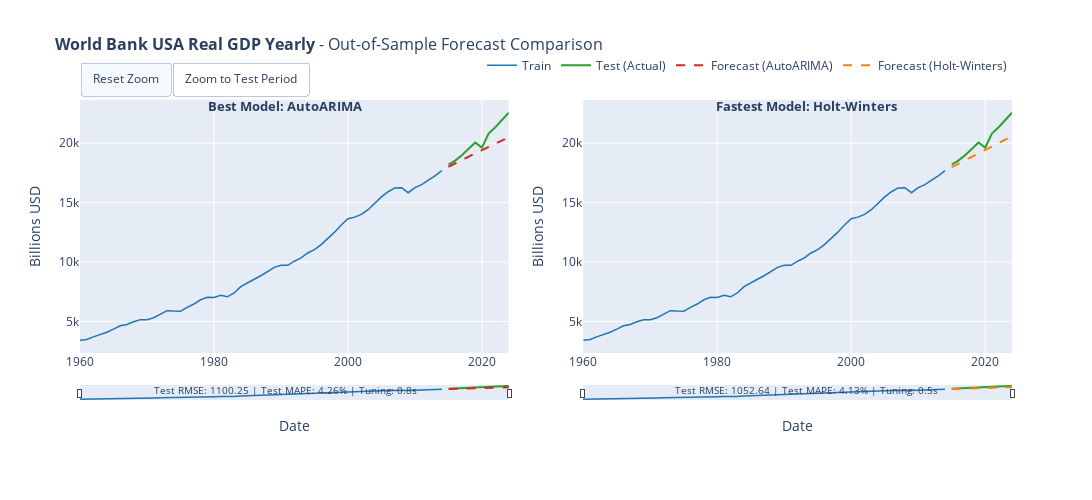

The notebook cell this image was saved under:
### Code cell
# 10. Interactive Visualization (Plotly)
#
# Interactive forecast comparison with zoom, pan, and hover capabilities.

def create_interactive_forecast_plot(train_series, test_series, predictions_dict, dataset_name, target_column=None, value_unit=None):
    """
    Create interactive forecast comparison plot using Plotly.
    
    Args:
        train_series: Training TimeSeries
        test_series: Test TimeSeries (actual values)
        predictions_dict: Dictionary with 'best_rmse' and 'fastest' predictions
        dataset_name: Name for the plot title
        target_column: Name of the target variable
        value_unit: Unit label for the y-axis (e.g., 'Billions USD')
    
    Returns:
        Plotly Figure object
    """
    n_plots = len([k for k in ['best_rmse', 'fastest'] if predictions_dict.get(k)])
    if n_plots == 0:
        return None
    
    same_model = predictions_dict.get('best_rmse', {}).get('model') == predictions_dict.get('fastest', {}).get('model')
    if same_model:
        n_plots = 1
    
    fig = make_subplots(rows=1, cols=n_plots, horizontal_spacing=0.08)
    
    colors = {'train': '#1f77b4', 'test': '#2ca02c', 'pred1': '#d62728', 'pred2': '#ff7f0e'}
    
    # Determine y-axis label
    y_label = value_unit if value_unit else (target_column if target_column else 'Value')
    
    def add_traces(pred_key, col, show_legend=True, show_forecast_legend_only=False):
        if pred_key not in predictions_dict:
            return
        pred_info = predictions_dict[pred_key]
        pred = pred_info['prediction']
        
        fig.add_trace(go.Scatter(
            x=train_series.time_index, y=train_series.values().flatten(),
            mode='lines', name='Train', line=dict(color=colors['train'], width=1.5),
            showlegend=show_legend and not show_forecast_legend_only, 
            hovertemplate='<b>Train</b><br>Date: %{x}<br>Value: %{y:.2f}<extra></extra>'
        ), row=1, col=col)
        
        fig.add_trace(go.Scatter(
            x=test_series.time_index, y=test_series.values().flatten(),
            mode='lines', name='Test (Actual)', line=dict(color=colors['test'], width=2),
            showlegend=show_legend and not show_forecast_legend_only, 
            hovertemplate='<b>Actual</b><br>Date: %{x}<br>Value: %{y:.2f}<extra></extra>'
        ), row=1, col=col)
        
        pred_color = colors['pred1'] if col == 1 else colors['pred2']
        fig.add_trace(go.Scatter(
            x=pred.time_index, y=pred.values().flatten(),
            mode='lines', name=f'Forecast ({pred_info["model"]})', 
            line=dict(color=pred_color, width=2, dash='dash'),
            showlegend=show_legend, 
            hovertemplate=f'<b>{pred_info["model"]}</b><br>Date: %{{x}}<br>Pred: %{{y:.2f}}<extra></extra>'
        ), row=1, col=col)
    
    if 'best_rmse' in predictions_dict:
        add_traces('best_rmse', 1, show_legend=True)
    if not same_model and 'fastest' in predictions_dict:
        add_traces('fastest', 2, show_legend=True, show_forecast_legend_only=True)
    
    fig.update_layout(
        title=dict(text=f'<b>{dataset_name}</b> - Out-of-Sample Forecast Comparison', font=dict(size=16)),
        width=1700, height=500, hovermode='x unified',
        legend=dict(orientation='h', yanchor='bottom', y=1.08, xanchor='right', x=1),
        xaxis=dict(rangeslider=dict(visible=True, thickness=0.05), type='date', title='Date'),
        yaxis=dict(title=y_label)
    )
    
    if n_plots == 2:
        fig.update_xaxes(rangeslider=dict(visible=True, thickness=0.05), type='date', title='Date', row=1, col=2)
        fig.update_yaxes(title=y_label, row=1, col=2)
    
    annotations = []
    if 'best_rmse' in predictions_dict:
        info = predictions_dict['best_rmse']
        annotations.append(dict(
            x=0.22 if n_plots == 2 else 0.5, y=1.02, xref='paper', yref='paper',
            text=f"<b>Best Model: {info['model']}</b>", showarrow=False, font=dict(size=13), xanchor='center'
        ))
        annotations.append(dict(
            x=0.22 if n_plots == 2 else 0.5, y=-0.18, xref='paper', yref='paper',
            text=f"Test RMSE: {info['rmse']:.2f} | Test MAPE: {info['mape']:.2f}% | Tuning: {info['tuning_time']:.1f}s",
            showarrow=False, font=dict(size=10), xanchor='center'
        ))
    if not same_model and 'fastest' in predictions_dict:
        info = predictions_dict['fastest']
        annotations.append(dict(
            x=0.78, y=1.02, xref='paper', yref='paper',
            text=f"<b>Fastest Model: {info['model']}</b>", showarrow=False, font=dict(size=13), xanchor='center'
        ))
        annotations.append(dict(
            x=0.78, y=-0.18, xref='paper', yref='paper',
            text=f"Test RMSE: {info['rmse']:.2f} | Test MAPE: {info['mape']:.2f}% | Tuning: {info['tuning_time']:.1f}s",
            showarrow=False, font=dict(size=10), xanchor='center'
        ))
    
    fig.update_layout(
        annotations=annotations, margin=dict(b=100),
        updatemenus=[dict(
            type="buttons", direction="left", x=0.0, xanchor="left", y=1.15, yanchor="top",
            buttons=[
                dict(args=[{"xaxis.autorange": True, "xaxis2.autorange": True}], label="Reset Zoom", method="relayout"),
                dict(args=[{"xaxis.range": [test_series.start_time(), test_series.end_time()],
                           "xaxis2.range": [test_series.start_time(), test_series.end_time()]}], 
                     label="Zoom to Test Period", method="relayout")
            ]
        )]
    )
    return fig

if 'final_predictions' in dir() and final_predictions:
    fig = create_interactive_forecast_plot(
        train, test, final_predictions, DATASET_CONFIG['name'], 
        target_column=DATASET_CONFIG['target_column'],
        value_unit=DATASET_CONFIG.get('value_unit')
    )
    if fig:
        fig.show()

### Figure 1 — Plotly figure (JSON) as saved in the notebook; plotly's stock layout.template omitted (floating-point values rounded to 4 significant figures)
{"data": [{"hovertemplate": "<b>Train</b><br>Date: %{x}<br>Value: %{y:.2f}<extra></extra>", "line": {"color": "#1f77b4", "width": 1.5}, "mode": "lines", "name": "Train", "showlegend": true, "type": "scatter", "x": ["1960-01-01T00:00:00.000000000", "1961-01-01T00:00:00.000000000", "1962-01-01T00:00:00.000000000", "1963-01-01T00:00:00.000000000", "1964-01-01T00:00:00.000000000", "1965-01-01T00:00:00.000000000", "1966-01-01T00:00:00.000000000", "1967-01-01T00:00:00.000000000", "1968-01-01T00:00:00.000000000", "1969-01-01T00:00:00.000000000", "1970-01-01T00:00:00.000000000", "1971-01-01T00:00:00.000000000", "1972-01-01T00:00:00.000000000", "1973-01-01T00:00:00.000000000", "1974-01-01T00:00:00.000000000", "1975-01-01T00:00:00.000000000", "1976-01-01T00:00:00.000000000", "1977-01-01T00:00:00.000000000", "1978-01-01T00:00:00.000000000", "1979-01-01T00:00:00.000000000", "1980-01-01T00:00:00.000000000", "1981-01-01T00:00:00.000000000", "1982-01-01T00:00:00.000000000", "1983-01-01T00:00:00.000000000", "1984-01-01T00:00:00.000000000", "1985-01-01T00:00:00.000000000", "1986-01-01T00:00:00.000000000", "1987-01-01T00:00:00.000000000", "1988-01-01T00:00:00.000000000", "1989-01-01T00:00:00.000000000", "1990-01-01T00:00:00.000000000", "1991-01-01T00:00:00.000000000", "1992-01-01T00:00:00.000000000", "1993-01-01T00:00:00.000000000", "1994-01-01T00:00:00.000000000", "1995-01-01T00:00:00.000000000", "1996-01-01T00:00:00.000000000", "1997-01-01T00:00:00.000000000", "1998-01-01T00:00:00.000000000", "1999-01-01T00:00:00.000000000", "2000-01-01T00:00:00.000000000", "2001-01-01T00:00:00.000000000", "2002-01-01T00:00:00.000000000", "2003-01-01T00:00:00.000000000", "2004-01-01T00:00:00.000000000", "2005-01-01T00:00:00.000000000", "2006-01-01T00:00:00.000000000", "2007-01-01T00:00:00.000000000", "2008-01-01T00:00:00.000000000", "2009-01-01T00:00:00.000000000", "2010-01-01T00:00:00.000000000", "2011-01-01T00:00:00.000000000", "2012-01-01T00:00:00.000000000", "2013-01-01T00:00:00.000000000", "2014-01-01T00:00:00.000000000"], "xaxis": "x", "y": [3415.0, 3493.0, 3706.0, 3869.0, 4094.0, 4356.0, 4639.0, 4755.0, 4983.0, 5137.0, 5149.0, 5318.0, 5598.0, 5914.0, 5882.0, 5870.0, 6186.0, 6472.0, 6830.0, 7046.0, 7028.0, 7207.0, 7077.0, 7401.0, 7937.0, 8267.0, 8554.0, 8849.0, 9219.0, 9557.0, 9738.0, 9727.0, 10070.0, 10350.0, 10760.0, 11050.0, 11470.0, 11980.0, 12520.0, 13120.0, 13650.0, 13780.0, 14020.0, 14410.0, 14960.0, 15480.0, 15910.0, 16230.0, 16250.0, 15830.0, 16260.0, 16510.0, 16890.0, 17250.0, 17690.0], "yaxis": "y"}, {"hovertemplate": "<b>Actual</b><br>Date: %{x}<br>Value: %{y:.2f}<extra></extra>", "line": {"color": "#2ca02c", "width": 2}, "mode": "lines", "name": "Test (Actual)", "showlegend": true, "type": "scatter", "x": ["2015-01-01T00:00:00.000000000", "2016-01-01T00:00:00.000000000", "2017-01-01T00:00:00.000000000", "2018-01-01T00:00:00.000000000", "2019-01-01T00:00:00.000000000", "2020-01-01T00:00:00.000000000", "2021-01-01T00:00:00.000000000", "2022-01-01T00:00:00.000000000", "2023-01-01T00:00:00.000000000", "2024-01-01T00:00:00.000000000"], "xaxis": "x", "y": [18210.0, 18540.0, 18990.0, 19560.0, 20060.0, 19630.0, 20820.0, 21340.0, 21960.0, 22570.0], "yaxis": "y"}, {"hovertemplate": "<b>AutoARIMA</b><br>Date: %{x}<br>Pred: %{y:.2f}<extra></extra>", "line": {"color": "#d62728", "dash": "dash", "width": 2}, "mode": "lines", "name": "Forecast (AutoARIMA)", "showlegend": true, "type": "scatter", "x": ["2015-01-01T00:00:00.000000000", "2016-01-01T00:00:00.000000000", "2017-01-01T00:00:00.000000000", "2018-01-01T00:00:00.000000000", "2019-01-01T00:00:00.000000000", "2020-01-01T00:00:00.000000000", "2021-01-01T00:00:00.000000000", "2022-01-01T00:00:00.000000000", "2023-01-01T00:00:00.000000000", "2024-01-01T00:00:00.000000000"], "xaxis": "x", "y": [18020.0, 18310.0, 18590.0, 18870.0, 19140.0, 19410.0, 19680.0, 19950.0, 20230.0, 20500.0], "yaxis": "y"}, {"hovertemplate": "<b>Train</b><br>Date: %{x}<br>Value: %{y:.2f}<extra></extra>", "line": {"color": "#1f77b4", "width": 1.5}, "mode": "lines", "name": "Train", "showlegend": false, "type": "scatter", "x": ["1960-01-01T00:00:00.000000000", "1961-01-01T00:00:00.000000000", "1962-01-01T00:00:00.000000000", "1963-01-01T00:00:00.000000000", "1964-01-01T00:00:00.000000000", "1965-01-01T00:00:00.000000000", "1966-01-01T00:00:00.000000000", "1967-01-01T00:00:00.000000000", "1968-01-01T00:00:00.000000000", "1969-01-01T00:00:00.000000000", "1970-01-01T00:00:00.000000000", "1971-01-01T00:00:00.000000000", "1972-01-01T00:00:00.000000000", "1973-01-01T00:00:00.000000000", "1974-01-01T00:00:00.000000000", "1975-01-01T00:00:00.000000000", "1976-01-01T00:00:00.000000000", "1977-01-01T00:00:00.000000000", "1978-01-01T00:00:00.000000000", "1979-01-01T00:00:00.000000000", "1980-01-01T00:00:00.000000000", "1981-01-01T00:00:00.000000000", "1982-01-01T00:00:00.000000000", "1983-01-01T00:00:00.000000000", "1984-01-01T00:00:00.000000000", "1985-01-01T00:00:00.000000000", "1986-01-01T00:00:00.000000000", "1987-01-01T00:00:00.000000000", "1988-01-01T00:00:00.000000000", "1989-01-01T00:00:00.000000000", "1990-01-01T00:00:00.000000000", "1991-01-01T00:00:00.000000000", "1992-01-01T00:00:00.000000000", "1993-01-01T00:00:00.000000000", "1994-01-01T00:00:00.000000000", "1995-01-01T00:00:00.000000000", "1996-01-01T00:00:00.000000000", "1997-01-01T00:00:00.000000000", "1998-01-01T00:00:00.000000000", "1999-01-01T00:00:00.000000000", "2000-01-01T00:00:00.000000000", "2001-01-01T00:00:00.000000000", "2002-01-01T00:00:00.000000000", "2003-01-01T00:00:00.000000000", "2004-01-01T00:00:00.000000000", "2005-01-01T00:00:00.000000000", "2006-01-01T00:00:00.000000000", "2007-01-01T00:00:00.000000000", "2008-01-01T00:00:00.000000000", "2009-01-01T00:00:00.000000000", "2010-01-01T00:00:00.000000000", "2011-01-01T00:00:00.000000000", "2012-01-01T00:00:00.000000000", "2013-01-01T00:00:00.000000000", "2014-01-01T00:00:00.000000000"], "xaxis": "x2", "y": [3415.0, 3493.0, 3706.0, 3869.0, 4094.0, 4356.0, 4639.0, 4755.0, 4983.0, 5137.0, 5149.0, 5318.0, 5598.0, 5914.0, 5882.0, 5870.0, 6186.0, 6472.0, 6830.0, 7046.0, 7028.0, 7207.0, 7077.0, 7401.0, 7937.0, 8267.0, 8554.0, 8849.0, 9219.0, 9557.0, 9738.0, 9727.0, 10070.0, 10350.0, 10760.0, 11050.0, 11470.0, 11980.0, 12520.0, 13120.0, 13650.0, 13780.0, 14020.0, 14410.0, 14960.0, 15480.0, 15910.0, 16230.0, 16250.0, 15830.0, 16260.0, 16510.0, 16890.0, 17250.0, 17690.0], "yaxis": "y2"}, {"hovertemplate": "<b>Actual</b><br>Date: %{x}<br>Value: %{y:.2f}<extra></extra>", "line": {"color": "#2ca02c", "width": 2}, "mode": "lines", "name": "Test (Actual)", "showlegend": false, "type": "scatter", "x": ["2015-01-01T00:00:00.000000000", "2016-01-01T00:00:00.000000000", "2017-01-01T00:00:00.000000000", "2018-01-01T00:00:00.000000000", "2019-01-01T00:00:00.000000000", "2020-01-01T00:00:00.000000000", "2021-01-01T00:00:00.000000000", "2022-01-01T00:00:00.000000000", "2023-01-01T00:00:00.000000000", "2024-01-01T00:00:00.000000000"], "xaxis": "x2", "y": [18210.0, 18540.0, 18990.0, 19560.0, 20060.0, 19630.0, 20820.0, 21340.0, 21960.0, 22570.0], "yaxis": "y2"}, {"hovertemplate": "<b>Holt-Winters</b><br>Date: %{x}<br>Pred: %{y:.2f}<extra></extra>", "line": {"color": "#ff7f0e", "dash": "dash", "width": 2}, "mode": "lines", "name": "Forecast (Holt-Winters)", "showlegend": true, "type": "scatter", "x": ["2015-01-01T00:00:00.000000000", "2016-01-01T00:00:00.000000000", "2017-01-01T00:00:00.000000000", "2018-01-01T00:00:00.000000000", "2019-01-01T00:00:00.000000000", "2020-01-01T00:00:00.000000000", "2021-01-01T00:00:00.000000000", "2022-01-01T00:00:00.000000000", "2023-01-01T00:00:00.000000000", "2024-01-01T00:00:00.000000000"], "xaxis": "x2", "y": [17980.0, 18280.0, 18570.0, 18870.0, 19160.0, 19450.0, 19740.0, 20030.0, 20310.0, 20600.0], "yaxis": "y2"}], "layout": {"annotations": [{"font": {"size": 13}, "showarrow": false, "text": "<b>Best Model: AutoARIMA</b>", "x": 0.22, "xanchor": "center", "xref": "paper", "y": 1.02, "yref": "paper"}, {"font": {"size": 10}, "showarrow": false, "text": "Test RMSE: 1100.25 | Test MAPE: 4.26% | Tuning: 0.8s", "x": 0.22, "xanchor": "center", "xref": "paper", "y": -0.18, "yref": "paper"}, {"font": {"size": 13}, "showarrow": false, "text": "<b>Fastest Model: Holt-Winters</b>", "x": 0.78, "xanchor": "center", "xref": "paper", "y": 1.02, "yref": "paper"}, {"font": {"size": 10}, "showarrow": false, "text": "Test RMSE: 1052.64 | Test MAPE: 4.13% | Tuning: 0.5s", "x": 0.78, "xanchor": "center", "xref": "paper", "y": -0.18, "yref": "paper"}], "height": 500, "hovermode": "x unified", "legend": {"orientation": "h", "x": 1, "xanchor": "right", "y": 1.08, "yanchor": "bottom"}, "margin": {"b": 100}, "title": {"font": {"size": 16}, "text": "<b>World Bank USA Real GDP Yearly</b> - Out-of-Sample Forecast Comparison"}, "updatemenus": [{"buttons": [{"args": [{"xaxis.autorange": true, "xaxis2.autorange": true}], "label": "Reset Zoom", "method": "relayout"}, {"args": [{"xaxis.range": ["2015-01-01T00:00:00", "2024-01-01T00:00:00"], "xaxis2.range": ["2015-01-01T00:00:00", "2024-01-01T00:00:00"]}], "label": "Zoom to Test Period", "method": "relayout"}], "direction": "left", "type": "buttons", "x": 0, "xanchor": "left", "y": 1.15, "yanchor": "top"}], "width": 1700, "xaxis": {"anchor": "y", "domain": [0, 0.46], "rangeslider": {"thickness": 0.05, "visible": true}, "title": {"text": "Date"}, "type": "date"}, "xaxis2": {"anchor": "y2", "domain": [0.54, 1], "rangeslider": {"thickness": 0.05, "visible": true}, "title": {"text": "Date"}, "type": "date"}, "yaxis": {"anchor": "x", "domain": [0, 1], "title": {"text": "Billions USD"}}, "yaxis2": {"anchor": "x2", "domain": [0, 1], "title": {"text": "Billions USD"}}}}
